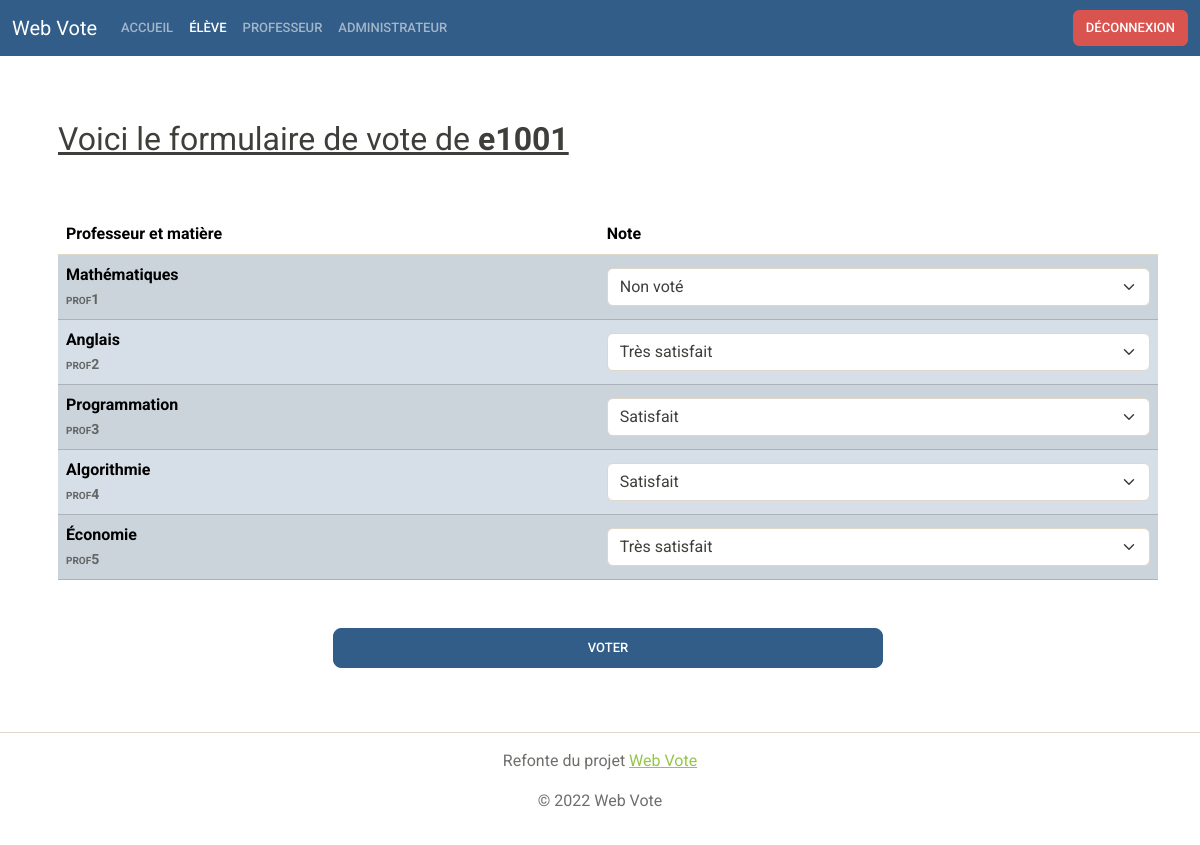
The page /pageVote.php?statut=eleve (signed in) on the database its author committed.
### tables this page shows
CREATE TABLE users (id INTEGER PRIMARY KEY AUTOINCREMENT NOT NULL, name VARCHAR (50) NOT NULL UNIQUE, status VARCHAR (10) NOT NULL, mdp VARCHAR (100) NOT NULL, class VARCHAR (30));

### pageVote.php (the view, shortened to what this page needs)
<?php
$pdo = new PDO("sqlite:db/phpsqlite.db");
?>
<!DOCTYPE html>
<html lang="fr" class="h-100">
<head>
  <link rel="stylesheet" href="https://cdn.jsdelivr.net/npm/bootswatch@5.1.3/dist/sandstone/bootstrap.min.css">
</head>
<body class="d-flex flex-column h-100">
  <nav class="navbar navbar-expand-lg navbar-dark bg-primary">
    <div class="container-fluid">
      <a class="navbar-brand" href="index.php">Web Vote</a>
      <div class="collapse navbar-collapse" id="navbarColor01">
        <ul class="navbar-nav me-auto">
          <li class="nav-item">
            <a id="accueil" class="nav-link" href="index.php">Accueil</a>
          </li>
          <li class="nav-item">
            <a id="eleve" class="nav-link" href="pageConnexion.php?statut=eleve">Élève</a>
          </li>
          <li class="nav-item">
            <a id="prof" class="nav-link" href="pageConnexion.php?statut=prof">Professeur</a>
          </li>
          <li class="nav-item">
            <a id="admin" class="nav-link" href="pageConnexion.php?statut=admin">Administrateur</a>
          </li>
        </ul>
        <form class="d-flex" action="logout.php">
          <button class="btn btn-danger my-2 my-sm-0" type="submit">Déconnexion</button>
      </form>
      </div>
    </div>
  </nav>
  <div class="container pb-5">
    <div class="row align-items-center ps-3 py-3">
      <div class="col">
        <?php
        if ($_SESSION["statut"] == "eleve") :
        ?>
          <h2 class="text-decoration-underline py-5">Voici le formulaire de vote de <span class="fw-bold"><?= $_SESSION["pseudo"] ?></span></h2>
          <form method="post">
            <table class="table table-striped align-middle">
              <thead>
                <tr>
                  <th scope="col">Professeur et matière</th>
                  <th scope="col">Note</th>
                </tr>
              </thead>
              <tbody>
                <?php
                $sql = "SELECT name, class, id FROM users WHERE status = 'prof'";
                $stmt = $pdo->prepare($sql);
                $stmt->execute();
                $profs = $stmt->fetchAll(PDO::FETCH_ASSOC);
                $sql = "SELECT * FROM vote WHERE idEleve = ?";
                $stmt = $pdo->prepare($sql);
                $stmt->bindValue(1, $_SESSION["idUser"], PDO::PARAM_INT);
                $stmt->execute();
                $votes = $stmt->fetchAll(PDO::FETCH_ASSOC);
                foreach ($profs as $key => $prof) :
                  $vote = 0;
                  if ($votes) {
                    foreach ($votes as $k => $v) {
                      if ($v["idProf"] == $prof["id"]) {
                        $vote = $v["value"];
                        break;
                      }
                    }
                  }
                ?>
                  <tr id="prof-v<?= $vote ?>" class="table-primary">
                    <th scope="row"><?= $prof["class"] ?> <br> <span class="small text-muted" style="font-variant: small-caps;"><?= $prof["name"] ?></span></th>
                    <td>
                      <div class="form-group">
                        <select class="form-select" name="vote-<?= $prof["id"] ?>">
                          <option value="0" <?= $vote != 0 ? "" : "selected" ?>>Non voté</option>
                          <option value="4" <?= $vote != 4 ? "" : "selected" ?>>Satisfait</option>
                          <option value="5" <?= $vote != 5 ? "" : "selected" ?>>Très satisfait</option>
                        </select>
                      </div>
                    </td>
                  </tr>
                <?php endforeach; ?>
              </tbody>
            </table>
            <div class="d-grid gap-2 col-6 mx-auto mt-5">
              <button class="btn btn-lg btn-primary" type="button" id="btnVote">Voter</button>
            </div>
          </form>
        <?php
        endif; ?>
      </div>
    </div>
    <div class="position-fixed bottom-0 end-0 p-3" style="z-index: 11">
    </div>
  </div>
  <footer class="footer mt-auto py-3 border-top">
    <p class="text-center text-muted">Refonte du projet <a href="https://github.com/Mar-Nb/web-vote">Web Vote</a></p>
    <p class="text-center text-muted">&copy; <?= date("Y") ?> Web Vote</p>
  </footer>
</body>
</html>

### rows shown on the page
users: class "Mathématiques", name "prof1", id "Non voté"
users: class "Anglais", name "prof2", id "Très satisfait"
users: class "Programmation", name "prof3", id "Satisfait"
users: class "Algorithmie", name "prof4", id "Satisfait"
users: class "Économie", name "prof5", id "Très satisfait"

### other values the page prints
$_SESSION["pseudo"] "e1001"
